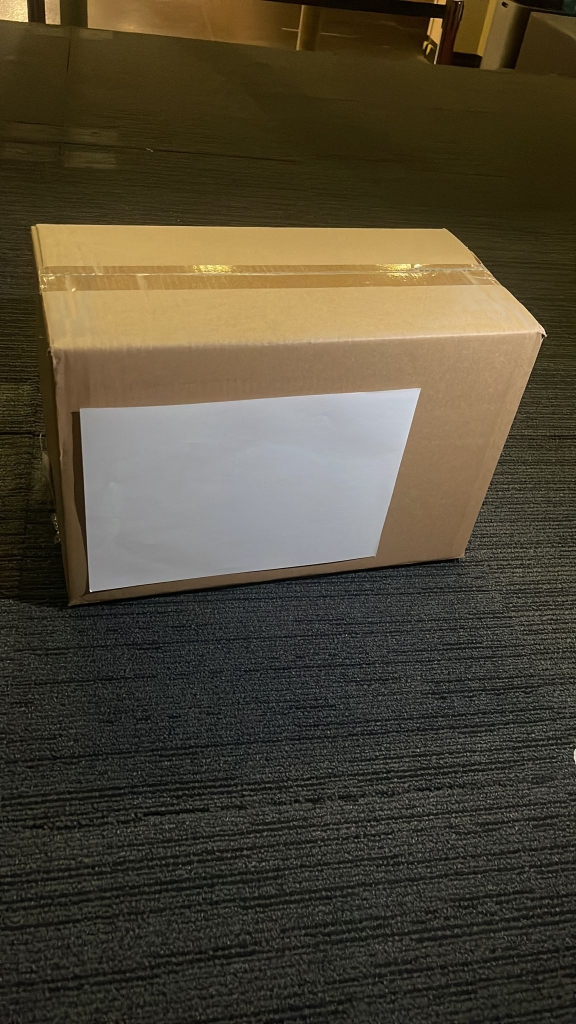
#> input picture cv/img.jpeg, 1152 x 2048 px (shown at 1/2 size)
$ python main.py
#> lines starting #> are read from the running program, lines starting #| are printed output that depends on the picture; after the words box and inside, x2 and y2 are one past the last pixel; in counts of white or black regions, pixels touching at a corner belong together
from scipy.spatial import distance as dist
from imutils import perspective
from imutils import contours
import numpy as np
import argparse
import imutils
import cv2

def midpoint(ptA, ptB):
	return ((ptA[0] + ptB[0]) * 0.5, (ptA[1] + ptB[1]) * 0.5)

image = cv2.imread('img.jpeg')
#> image is the input picture: shape (2048, 1152, 3); mean B, G, R 54.4, 72.1, 80.1
image2 = image.copy()
hsv_image = cv2.cvtColor(image, cv2.COLOR_BGR2HSV)
#> hsv_image: shape (2048, 1152, 3); mean H, S, V 37.6, 91.5, 81.3
gray = cv2.cvtColor(image, cv2.COLOR_BGR2GRAY)
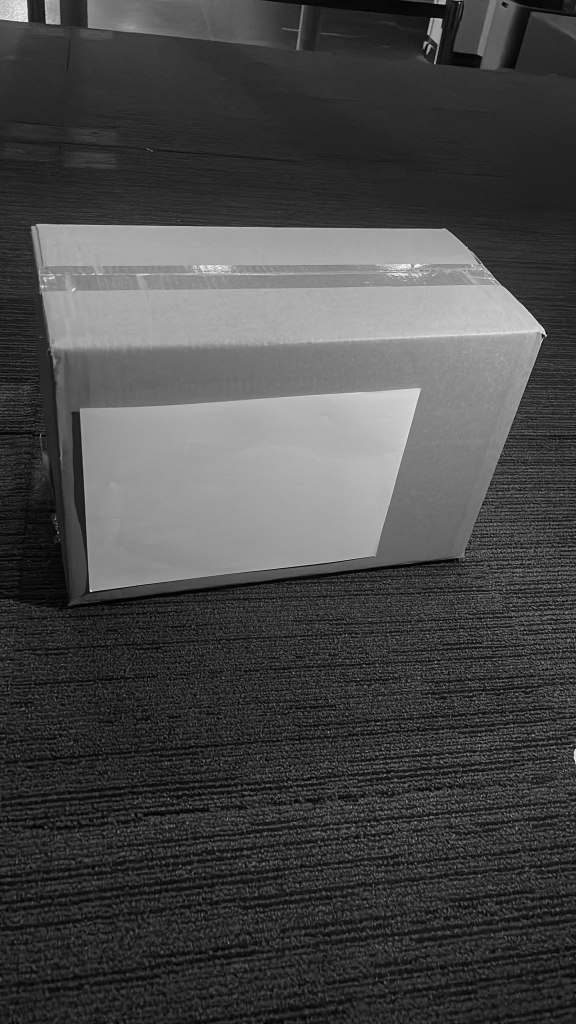
#> gray: shape (2048, 1152) (shown at 1/2 size); min 0, max 255, mean 72.5
gray = cv2.GaussianBlur(gray, (7, 7), 0)
edged = cv2.Canny(gray, 255, 10)
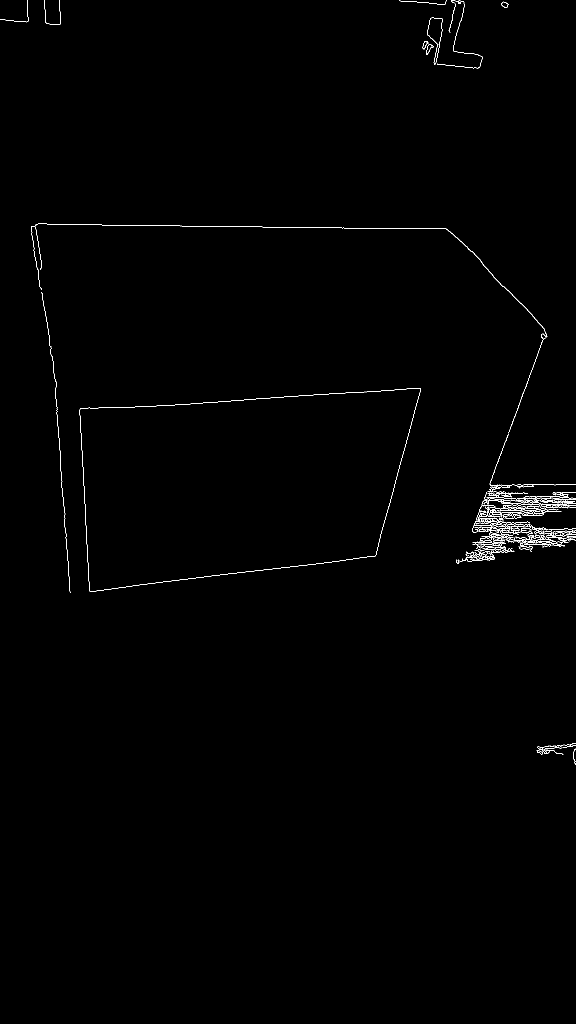
#> edged: shape (2048, 1152) (shown at 1/2 size); 0.51% white in thin lines or dots, all inside (x1, y1, x2, y2) = (0, 0, 1152, 1529)
edged = cv2.dilate(edged, None, iterations=1)
#> edged: shape (2048, 1152); 1.6% white; 11 white regions, largest, box (x1, y1, x2, y2) and area: (61, 446, 1152, 1128) 24082, (158, 775, 843, 1185) 6322, (853, 0, 966, 138) 2040
edged = cv2.erode(edged, None, iterations=1)
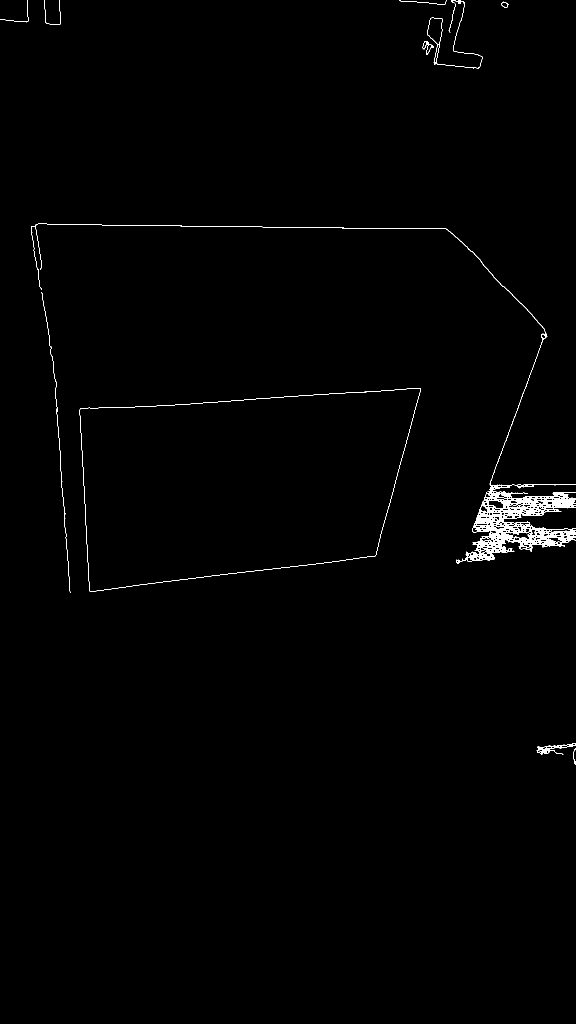
#> edged: shape (2048, 1152) (shown at 1/2 size); 0.76% white; 11 white regions

# Find contours in the edged image
contours, _ = cv2.findContours(edged.copy(), cv2.RETR_EXTERNAL, cv2.CHAIN_APPROX_SIMPLE)
#> contours = 11 contours, 4 with area under 20; largest, box (x1, y1, x2, y2) and area: (159, 776, 842, 1184) 216691, (62, 447, 1152, 1127) 17334, (854, 0, 965, 137) 1411, (1073, 1486, 1152, 1509) 521, (845, 82, 868, 110) 215, (1003, 3, 1017, 16) 105, (82, 584, 142, 1186) 32

largest_area = 0
largest_rectangle = None

for contour in contours:
    # Approximate the contour as a polygon
    epsilon = 0.04 * cv2.arcLength(contour, True)
    approx = cv2.approxPolyDP(contour, epsilon, True)

    # If the polygon has four vertices, it's likely a rectangle
    if len(approx) == 4:
        area = cv2.contourArea(approx)
        if area > largest_area:
            largest_area = area
            largest_rectangle = approx
#> this loop made 11 passes
#> (epsilon, area, largest_area, largest_rectangle) on passes 2 to 3: (10.63, 223, 223, [[1151, 1487], [1073, 1501], [1126, 1508], [1099, 1497]]), (81.86, 217120, 217120, [[841, 777], [160, 817], [179, 1182], [750, 1112]])
#> epsilon on passes 5, 6, 7, 8, 10: 218, 4.29, 1.63, 40.45, 10.03
#> after the loop, largest_area = 217120

lines = cv2.HoughLinesP(edged, 1, np.pi/180, 100, minLineLength=500, maxLineGap=250)
#> lines = [[179, 1182, 1149, 1063], [113, 826, 1056, 761], [159, 822, 827, 776], [258, 1172, 1149, 1062]]

# Extend the lines across the entire image
for line in lines:
    x1, y1, x2, y2 = line[0]
    if abs(y2 - y1) < abs(x2 - x1):
        cv2.line(image2, (0, y1), (image.shape[1], y2), (0, 0, 255), 2)
    else:
        cv2.line(image2, (x1, 0), (x2, image.shape[0]), (0, 0, 255), 2)
#> this loop made 4 passes
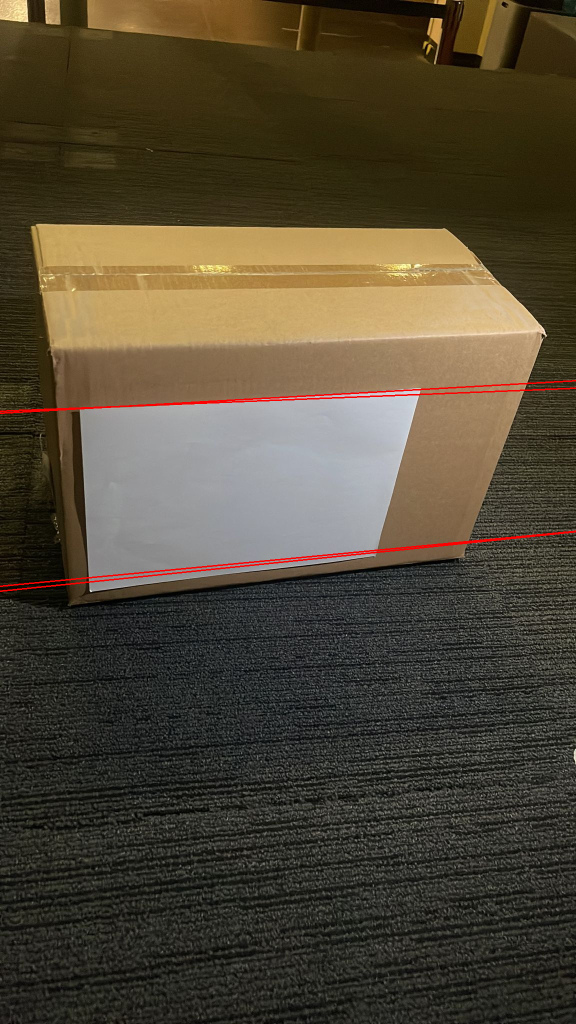
#> image2: shape (2048, 1152, 3) (shown at 1/2 size); 0.55% of pixels changed, all inside (x1, y1, x2, y2) = (0, 760, 1152, 1184)

hsv_image = cv2.cvtColor(image2, cv2.COLOR_BGR2HSV)
#> hsv_image: shape (2048, 1152, 3); mean H, S, V 37.3, 92.6, 81.9
gray = cv2.cvtColor(image2, cv2.COLOR_BGR2GRAY)
gray = cv2.GaussianBlur(gray, (7, 7), 0)
edged = cv2.Canny(gray, 255, 10)
edged = cv2.dilate(edged, None, iterations=1)
#> edged: shape (2048, 1152); 1.7% white; 11 white regions, largest, box (x1, y1, x2, y2) and area: (61, 446, 1152, 1155) 30578, (177, 1106, 754, 1185) 3764, (853, 0, 966, 138) 2040
edged = cv2.erode(edged, None, iterations=1)
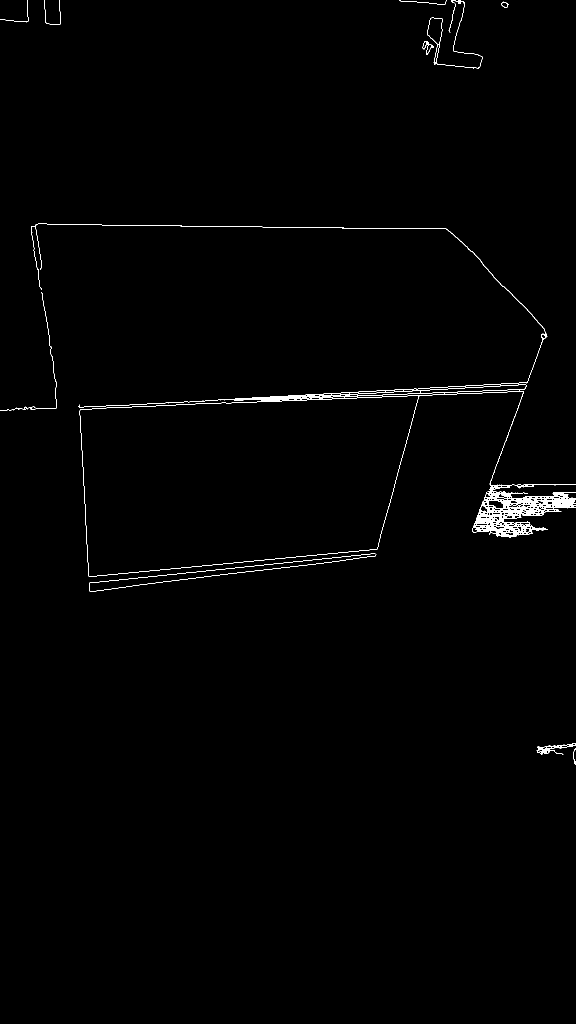
#> edged: shape (2048, 1152) (shown at 1/2 size); 0.75% white; 11 white regions

# Find contours in the edged image
contours, _ = cv2.findContours(edged.copy(), cv2.RETR_EXTERNAL, cv2.CHAIN_APPROX_SIMPLE)
#> contours = 11 contours, 5 with area under 20; largest, box (x1, y1, x2, y2) and area: (62, 447, 1152, 1154) 218519, (854, 0, 965, 137) 1411, (1073, 1486, 1152, 1509) 521, (845, 82, 868, 110) 215, (1003, 3, 1017, 16) 105, (0, 584, 114, 822) 43

largest_area2 = 0
largest_rectangle2 = None

for contour in contours:
    # Approximate the contour as a polygon
    epsilon = 0.04 * cv2.arcLength(contour, True)
    approx = cv2.approxPolyDP(contour, epsilon, True)

    # If the polygon has four vertices, it's likely a rectangle
    if len(approx) == 4:
        cv2.drawContours(image2, [approx], 0, (0, 255, 0), 2)
#> this loop made 11 passes
#> (epsilon, approx) on passes 1, 2, 3, 4, 9, 11: (2.84, [[1150, 1497], [1147, 1518], [1151, 1528], [1147, 1517]]), (10.63, [[1151, 1487], [1073, 1501], [1126, 1508], [1099, 1497]]), (97.35, [[752, 1109], [178, 1177]]), (31.17, [[83, 584], [113, 814], [0, 821], [113, 814]]), (8.34, [[799, 0], [892, 2]]), (8.08, [[54, 0], [54, 43], [0, 39], [55, 43]])
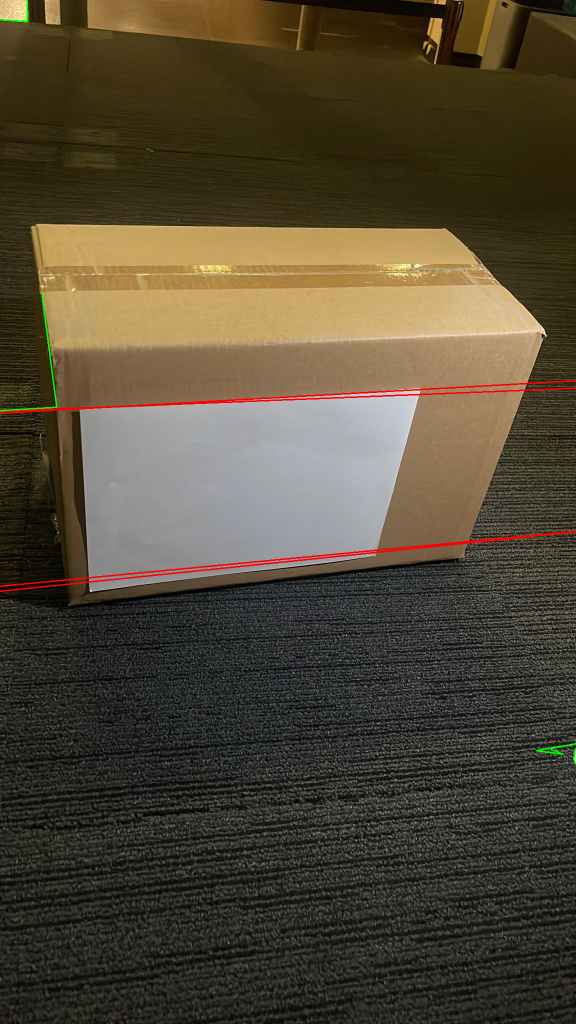
#> image2: shape (2048, 1152, 3) (shown at 1/2 size); 0.08% of pixels changed, all inside (x1, y1, x2, y2) = (0, 0, 1152, 1530)

cv2.imshow('Extended Lines', image2)

if largest_rectangle is not None:
    x, y, w, h = cv2.boundingRect(largest_rectangle)
#> x = 160; y = 777; w = 682; h = 406
    print(f"Largest Rectangle: Width = {w}, Height = {h}")
#| Largest Rectangle: Width = 682, Height = 406

    res_w,res_h = 21/w, 29.7/h # pixels per metric
#> res_w = 0.0308; res_h = 0.0732


    # Draw the largest rectangle on the original image
    cv2.drawContours(image, [largest_rectangle], 0, (0, 255, 0), 2)
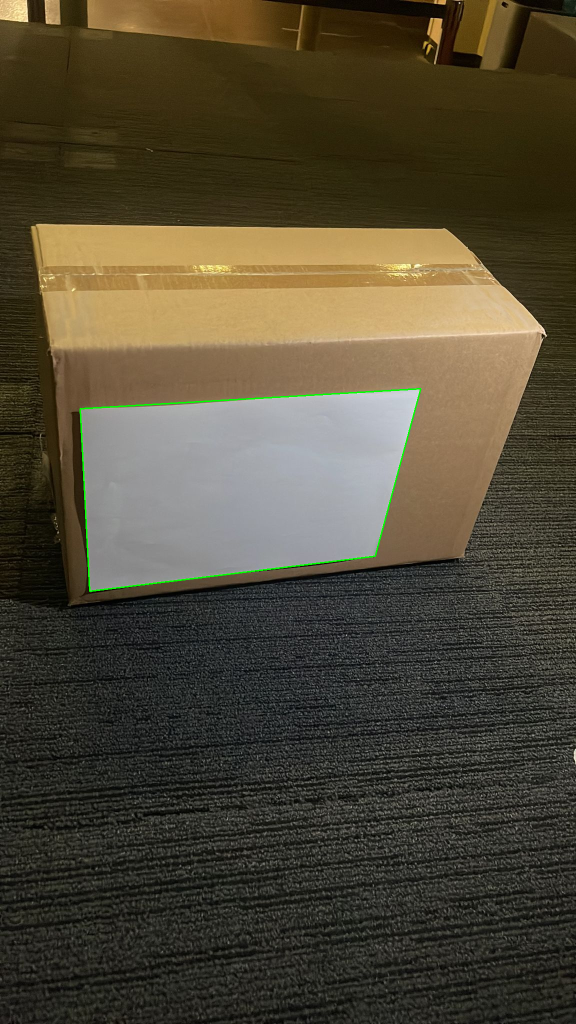
#> image: shape (2048, 1152, 3) (shown at 1/2 size); 0.25% of pixels changed, all inside (x1, y1, x2, y2) = (159, 776, 843, 1184)
    cv2.imshow('Largest Rectangle', image)
    cv2.waitKey(0)
    cv2.destroyAllWindows()
else:
    print("No rectangles found.")
